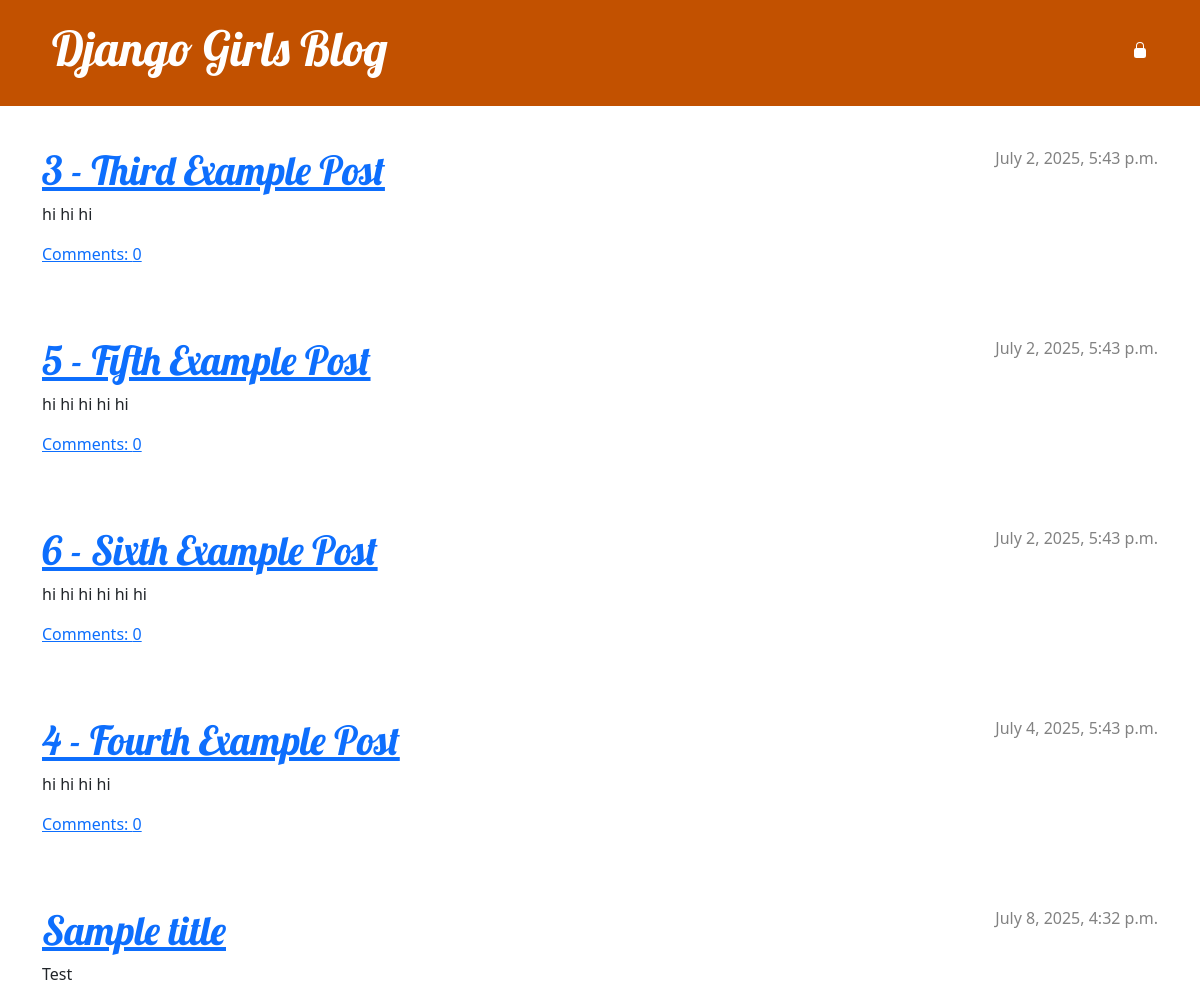
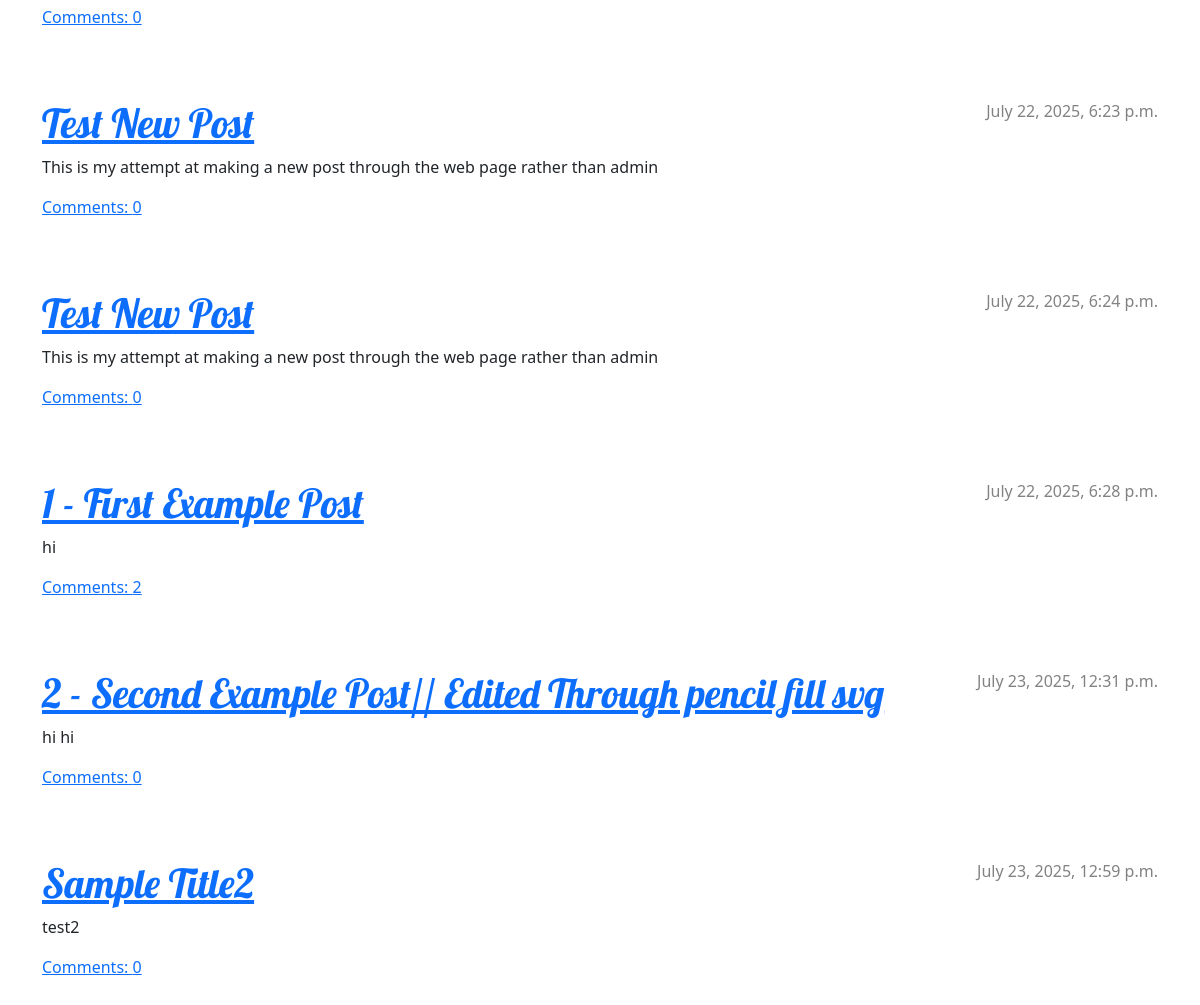
The page / on the database its author committed (2 pictures, top to bottom).
### blog/models.py (models this page shows, shortened)
class Post(models.Model):
    author = models.ForeignKey(settings.AUTH_USER_MODEL, on_delete=models.CASCADE)
    title = models.CharField(max_length=200)
    text = models.TextField()
    created_date = models.DateTimeField(default=timezone.now)
    published_date = models.DateTimeField(blank=True, null=True)
    def approved_comments(self):
        return self.comments.filter(approved_comment=True)

### blog/views.py (the view)
# urls.py: path('', views.post_list, name='post_list'),
def post_list(request):
    posts = Post.objects.filter(published_date__lte=timezone.now()).order_by('published_date')
    return render(request, 'blog/post_list.html', {'posts': posts})

### blog/templates/blog/post_list.html
{% extends 'blog/base.html' %}
{% block content %}
    {% for post in posts %}
        <div class="post">
            <div class="date">
                {{ post.published_date }}
            </div>
            <h1><a href="{% url 'post_detail' pk=post.pk %}">{{ post.title }}</a></h1>
            <p>{{ post.text|linebreaksbr }}</p>
            <a href="{% url 'post_detail' pk=post.pk %}">Comments: {{ post.approved_comments.count }}</a>
        </div>
    {% endfor %}
{% endblock content %}

### blog/static/css/blog.css (style rules this page uses)
h1, h2, h3, h4 { font-family: 'Lobster', cursive; }
.date { color: #828282; }
.post { margin-bottom: 70px; }
.post > .date, .post > .actions { float: right; }

### rows shown on the page
Post: published_date "July 2, 2025, 5:43 p.m.", title "3 - Third Example Post", text "hi hi hi", approved_comments.count "0"
Post: published_date "July 2, 2025, 5:43 p.m.", title "5 - Fifth Example Post", text "hi hi hi hi hi", approved_comments.count "0"
Post: published_date "July 2, 2025, 5:43 p.m.", title "6 - Sixth Example Post", text "hi hi hi hi hi hi", approved_comments.count "0"
Post: published_date "July 4, 2025, 5:43 p.m.", title "4 - Fourth Example Post", text "hi hi hi hi", approved_comments.count "0"
Post: published_date "July 8, 2025, 4:32 p.m.", title "Sample title", text "Test", approved_comments.count "0"
Post: published_date "July 22, 2025, 6:23 p.m.", title "Test New Post", text "This is my attempt at making a new post through the web page rather than admin", approved_comments.count "0"
Post: published_date "July 22, 2025, 6:24 p.m.", title "Test New Post", text "This is my attempt at making a new post through the web page rather than admin", approved_comments.count "0"
Post: published_date "July 22, 2025, 6:28 p.m.", title "1 - First Example Post", text "hi", approved_comments.count "2"
Post: published_date "July 23, 2025, 12:31 p.m.", title "2 - Second Example Post// Edited Through pencil fill svg", text "hi hi", approved_comments.count "0"
Post: published_date "July 23, 2025, 12:59 p.m.", title "Sample Title2", text "test2", approved_comments.count "0"
